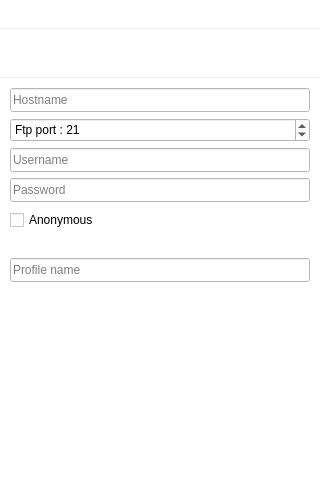
<?xml version="1.0" encoding="UTF-8"?>
<ui version="4.0">
 <class>PadFtp</class>
 <widget class="QSplitter" name="PadFtp">
  <property name="geometry">
   <rect>
    <x>0</x>
    <y>0</y>
    <width>320</width>
    <height>480</height>
   </rect>
  </property>
  <property name="windowTitle">
   <string>Pad FTP</string>
  </property>
  <property name="orientation">
   <enum>Qt::Vertical</enum>
  </property>
  <property name="handleWidth">
   <number>1</number>
  </property>
  <widget class="QStackedWidget" name="Label">
   <property name="minimumSize">
    <size>
     <width>0</width>
     <height>28</height>
    </size>
   </property>
   <property name="maximumSize">
    <size>
     <width>16777215</width>
     <height>28</height>
    </size>
   </property>
   <property name="styleSheet">
    <string notr="true">background-color: rgb(255, 255, 255);</string>
   </property>
   <widget class="QLabel" name="Message"/>
   <widget class="QLineEdit" name="Line"/>
   <widget class="QProgressBar" name="Progress">
    <property name="format">
     <string>%v / %m</string>
    </property>
   </widget>
  </widget>
  <widget class="QStackedWidget" name="Menu">
   <property name="minimumSize">
    <size>
     <width>0</width>
     <height>48</height>
    </size>
   </property>
   <property name="maximumSize">
    <size>
     <width>16777215</width>
     <height>48</height>
    </size>
   </property>
   <property name="font">
    <font>
     <family>Times New Roman</family>
     <pointsize>8</pointsize>
     <italic>true</italic>
    </font>
   </property>
   <property name="styleSheet">
    <string notr="true">background-color: rgb(255, 255, 255);</string>
   </property>
   <widget class="QToolBar" name="Tools">
    <property name="minimumSize">
     <size>
      <width>0</width>
      <height>0</height>
     </size>
    </property>
    <property name="maximumSize">
     <size>
      <width>16777215</width>
      <height>48</height>
     </size>
    </property>
    <property name="font">
     <font>
      <family>Times New Roman</family>
      <pointsize>8</pointsize>
      <italic>true</italic>
     </font>
    </property>
    <property name="iconSize">
     <size>
      <width>20</width>
      <height>20</height>
     </size>
    </property>
    <property name="toolButtonStyle">
     <enum>Qt::ToolButtonTextUnderIcon</enum>
    </property>
   </widget>
  </widget>
  <widget class="QStackedWidget" name="Edit">
   <property name="styleSheet">
    <string notr="true">background-color: rgb(255, 255, 255);</string>
   </property>
   <widget class="QWidget" name="Login">
    <widget class="QLineEdit" name="Hostname">
     <property name="geometry">
      <rect>
       <x>10</x>
       <y>10</y>
       <width>300</width>
       <height>24</height>
      </rect>
     </property>
     <property name="placeholderText">
      <string>Hostname</string>
     </property>
    </widget>
    <widget class="QSpinBox" name="Port">
     <property name="geometry">
      <rect>
       <x>10</x>
       <y>40</y>
       <width>300</width>
       <height>24</height>
      </rect>
     </property>
     <property name="prefix">
      <string>Ftp port : </string>
     </property>
     <property name="minimum">
      <number>1</number>
     </property>
     <property name="maximum">
      <number>65535</number>
     </property>
     <property name="value">
      <number>21</number>
     </property>
    </widget>
    <widget class="QLineEdit" name="Username">
     <property name="geometry">
      <rect>
       <x>10</x>
       <y>70</y>
       <width>300</width>
       <height>24</height>
      </rect>
     </property>
     <property name="placeholderText">
      <string>Username</string>
     </property>
    </widget>
    <widget class="QLineEdit" name="Password">
     <property name="geometry">
      <rect>
       <x>10</x>
       <y>100</y>
       <width>300</width>
       <height>24</height>
      </rect>
     </property>
     <property name="echoMode">
      <enum>QLineEdit::Password</enum>
     </property>
     <property name="placeholderText">
      <string>Password</string>
     </property>
    </widget>
    <widget class="QCheckBox" name="Anonymous">
     <property name="geometry">
      <rect>
       <x>10</x>
       <y>130</y>
       <width>300</width>
       <height>24</height>
      </rect>
     </property>
     <property name="text">
      <string>Anonymous</string>
     </property>
    </widget>
    <widget class="QLineEdit" name="Profile">
     <property name="geometry">
      <rect>
       <x>10</x>
       <y>180</y>
       <width>300</width>
       <height>24</height>
      </rect>
     </property>
     <property name="placeholderText">
      <string>Profile name</string>
     </property>
    </widget>
   </widget>
   <widget class="QTreeWidget" name="FtpDepot">
    <property name="alternatingRowColors">
     <bool>true</bool>
    </property>
    <property name="rootIsDecorated">
     <bool>false</bool>
    </property>
    <column>
     <property name="text">
      <string notr="true">1</string>
     </property>
    </column>
   </widget>
   <widget class="QWidget" name="Http">
    <widget class="QLineEdit" name="URL">
     <property name="geometry">
      <rect>
       <x>10</x>
       <y>20</y>
       <width>300</width>
       <height>24</height>
      </rect>
     </property>
     <property name="text">
      <string>http://</string>
     </property>
     <property name="placeholderText">
      <string>http://</string>
     </property>
    </widget>
    <widget class="QLineEdit" name="LocalFile">
     <property name="geometry">
      <rect>
       <x>10</x>
       <y>60</y>
       <width>300</width>
       <height>24</height>
      </rect>
     </property>
     <property name="placeholderText">
      <string>local file name</string>
     </property>
    </widget>
   </widget>
   <widget class="QTreeWidget" name="Ftp">
    <property name="alternatingRowColors">
     <bool>true</bool>
    </property>
    <property name="rootIsDecorated">
     <bool>false</bool>
    </property>
    <property name="columnCount">
     <number>4</number>
    </property>
    <column>
     <property name="text">
      <string notr="true">1</string>
     </property>
    </column>
    <column>
     <property name="text">
      <string notr="true">2</string>
     </property>
    </column>
    <column>
     <property name="text">
      <string notr="true">3</string>
     </property>
    </column>
    <column>
     <property name="text">
      <string notr="true">4</string>
     </property>
    </column>
   </widget>
   <widget class="QTreeWidget" name="Files">
    <property name="alternatingRowColors">
     <bool>true</bool>
    </property>
    <property name="rootIsDecorated">
     <bool>false</bool>
    </property>
    <property name="columnCount">
     <number>3</number>
    </property>
    <column>
     <property name="text">
      <string notr="true">1</string>
     </property>
    </column>
    <column>
     <property name="text">
      <string notr="true">2</string>
     </property>
    </column>
    <column>
     <property name="text">
      <string notr="true">3</string>
     </property>
    </column>
   </widget>
   <widget class="QTreeWidget" name="Transfer">
    <property name="alternatingRowColors">
     <bool>true</bool>
    </property>
    <property name="rootIsDecorated">
     <bool>false</bool>
    </property>
    <column>
     <property name="text">
      <string notr="true">1</string>
     </property>
    </column>
   </widget>
   <widget class="QTextBrowser" name="Logs"/>
  </widget>
 </widget>
 <resources/>
 <connections/>
</ui>
